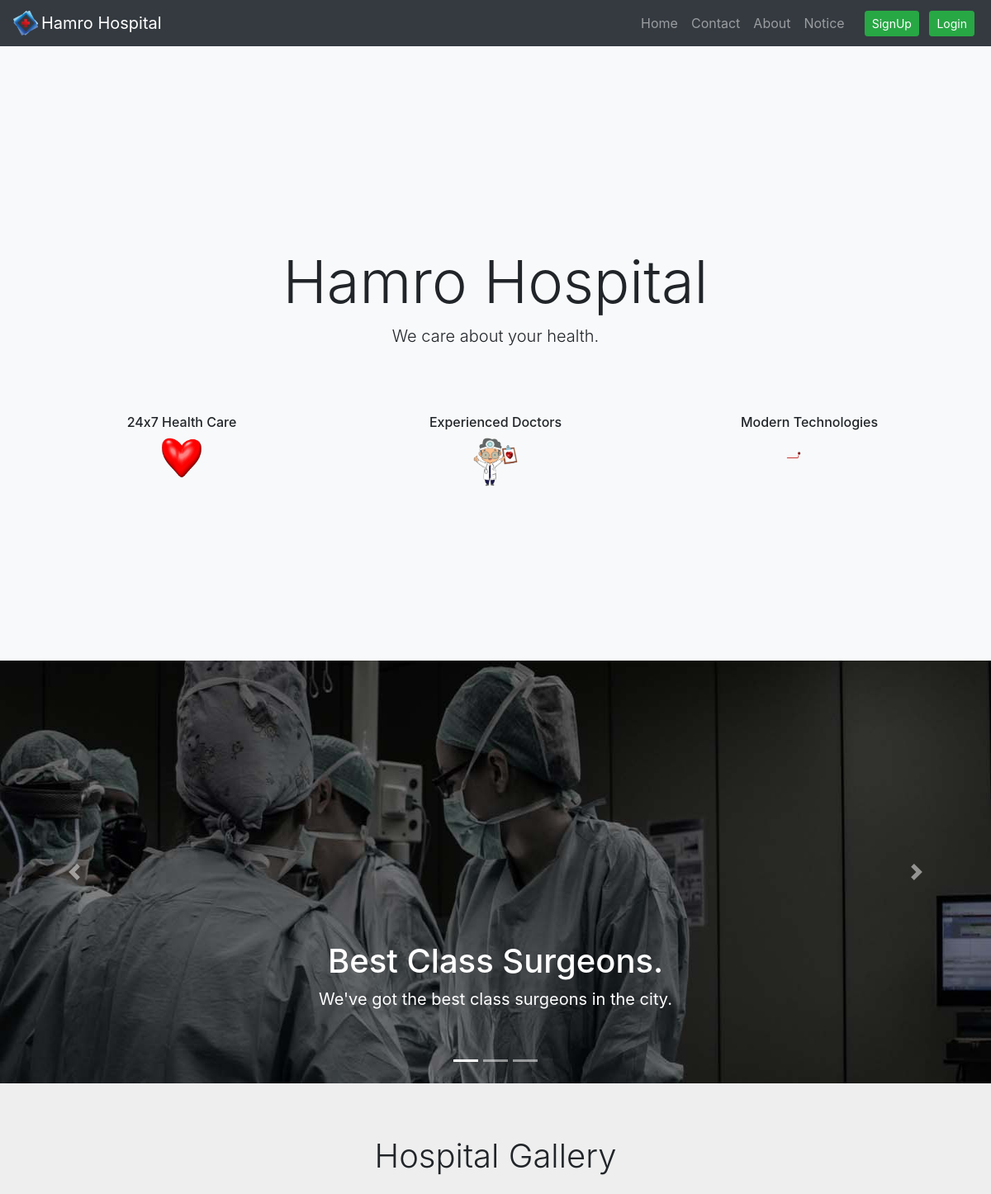
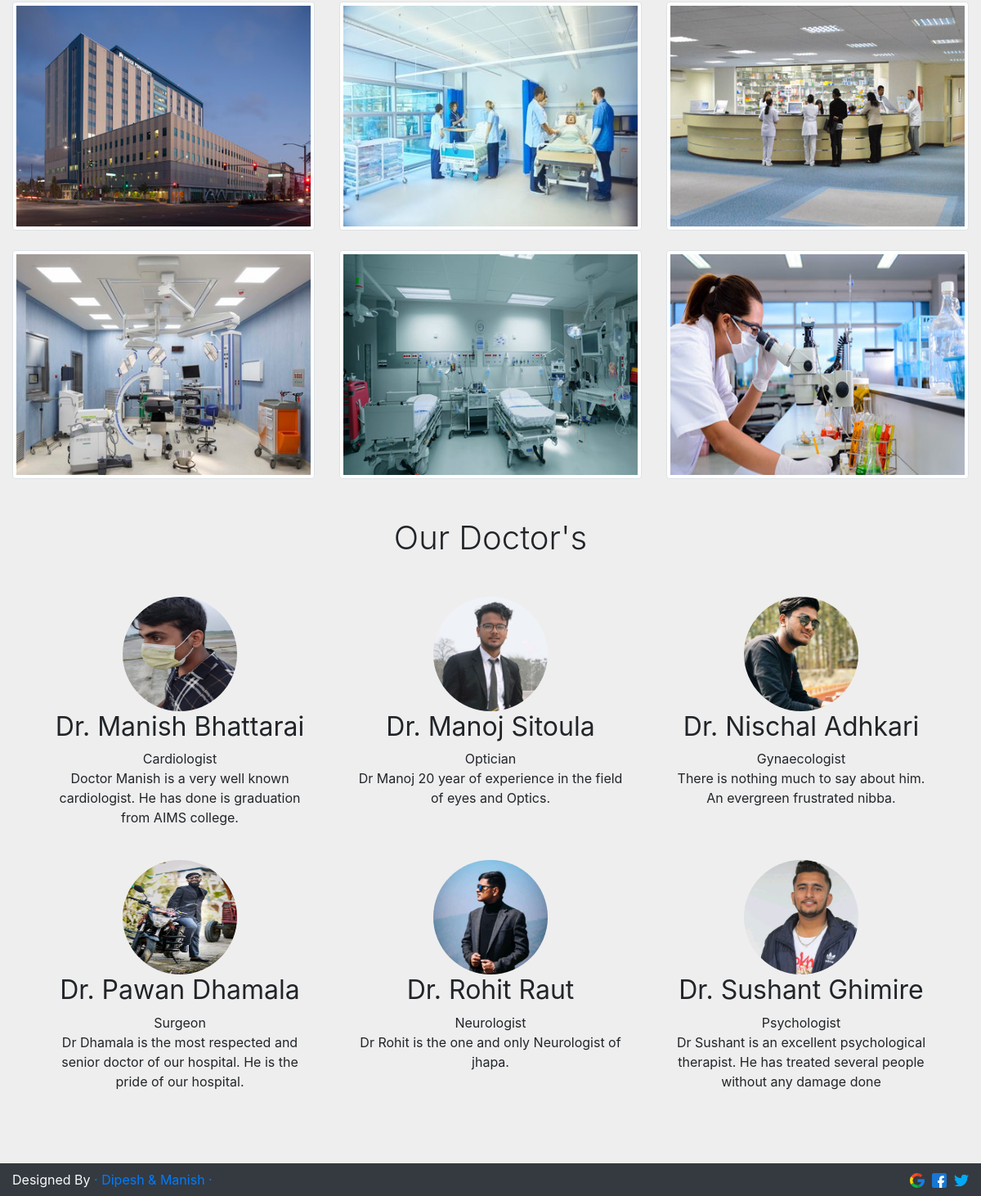
The page / on the database its author committed (2 pictures, top to bottom).
### tables this page shows
CREATE TABLE `doctor` (
  `did` int(11) NOT NULL,
  `dname` varchar(25) NOT NULL,
  `demail` varchar(35) NOT NULL,
  `dpassword` varchar(35) NOT NULL,
  `dphone` varchar(10) NOT NULL,
  `dspeciality` varchar(20) NOT NULL,
  `ddescription` varchar(1024) NOT NULL,
  `daddress` varchar(40) NOT NULL,
  `dimage` varchar(1024) NOT NULL,
  `dstatus` int(1) NOT NULL DEFAULT 1 COMMENT '0->Unavailable & 1->Available'
);

### index.php (called while the page is built, shortened)
<?php
require "./views/shared/links.php";
if (empty($_GET["url"])) {
   $url = "Dashboard/Index";
} else {
   $url = $_GET["url"];
}
$url = explode('/', $url);
$method = $url[1];
$obj = new $controller();
$obj->$method();

### controllers/DashBoardController.php (called while the page is built, shortened)
<?php
class DashBoardController
{
    public $doc;
    function __construct()
    {
        require 'services/loader.php';
        require 'models/DbModel.php';
        $this->DashBoardObj = new DbModel();
        $this->doc = $this->DashBoardObj->getDoctorDetails();
    }
    function index()
    {
        $docDetails = $this->doc;
        require 'views/DashBoard/index.php';
    }
}

### services/config.php (called while the page is built)
<?php
  class Config{
  	  public static function getConnection(){
  	  	$conn=new mysqli("localhost","root","","pms");
  	  	return $conn;
  	  }
  }
?>

### models/DbModel.php (called while the page is built, shortened)
<?php
class DbModel
{
    private $conn;
    function __construct()
    {
        require 'services/Config.php';
        $this->conn = Config::getConnection();
    }
    public function getDoctorDetails()
    {
        $sql = "SELECT dname,dspeciality,ddescription,dimage FROM doctor WHERE dstatus='1' ORDER BY dname ASC ";
        $result = $this->conn->query($sql);
        if ($result) {
            return $result;
        } else {
            return false;
        }
    }
}

### views/DashBoard/index.php (the view, shortened to what this page needs)
<!DOCTYPE html>
<html lang="en">
<head>
    <link href="/hospital/libraries/css/index.css" rel="stylesheet" />
</head>
<body>
    <?php
    require_once './views/shared/header.php';
    ?>
    <main role="main">
        <div id="mybg" class="container-fluid d-flex flex-column justify-content-center vh-100 align-items-center bg-light">
            <div class="jumbotron jumbotron-fluid bg-transparent mb-0 mt-2">
                <div class="container text-center">
                    <h1 id="hh" class="display-3 mt-3 myhh">Hamro Hospital</h1>
                    <p class="lead display-5">We care about your health.</p>
                </div>
            </div>
            <div id="servicesRow" class="container-fluid row flex-row justify-content-center text-center">
                <div class="col-md-4 jumbotronblock">
                    <h6>24x7 Health Care</h6>
                    <img src="./images/icons/theart.gif" />
                </div>
                <div class="col-md-4 jumbotronblock">
                    <h6>Experienced Doctors</h6>
                    <img src="./images/icons/tdoc.gif" />
                </div>
                <div class="col-md-4 jumbotronblock">
                    <h6>Modern Technologies</h6>
                    <img class="mt-3" src="./images/icons/tline.gif" />
                </div>
            </div>
        </div>
        <div id="myCarousel" class="carousel slide carousel-fade" data-ride="carousel">
            <ol class="carousel-indicators">
                <li data-target="#myCarousel" data-slide-to="0" class="active"></li>
                <li data-target="#myCarousel" data-slide-to="1"></li>
                <li data-target="#myCarousel" data-slide-to="2"></li>
            </ol>
            <div class="carousel-inner">
                <div class="carousel-item active">
                    <img class="bd-placeholder-img" width="100%" height="100%" src="./images/carousel/1.jpg" />
                    <div class="container">
                        <div class="carousel-caption text-center">
                            <h1>Best Class Surgeons.</h1>
                            <p>We've got the best class surgeons in the city.</p>
                        </div>
                    </div>
                </div>
            </div>
            <a class="carousel-control-prev" href="#myCarousel" role="button" data-slide="prev">
                <span class="carousel-control-prev-icon" aria-hidden="true"></span>
            </a>
            <a class="carousel-control-next" href="#myCarousel" role="button" data-slide="next">
                <span class="carousel-control-next-icon" aria-hidden="true"></span>
            </a>
        </div>
        <div class="container-fluid">
            <h1 class="font-weight-light text-center mt-4 mb-4">
                Hospital Gallery
            </h1>
            <div class="row text-center text-lg-left">
                <div class="col-lg-4 col-md-4 col-6">
                    <span class="d-block mb-4 h-100">
                        <img class="img-fluid img-thumbnail galleryimg" src="./images/gallery/0.jpg" alt="" />
                    </span>
                </div>
                <div class="col-lg-4 col-md-4 col-6">
                    <span class="d-block mb-4 h-100">
                        <img class="img-fluid img-thumbnail galleryimg" src="./images/gallery/1.jpg" alt="" />
                    </span>
                </div>
                <div class="col-lg-4 col-md-4 col-6">
                    <span class="d-block mb-4 h-100">
                        <img class="img-fluid img-thumbnail galleryimg" src="./images/gallery/2.jpg" alt="" />
                    </span>
                </div>
                <div class="col-lg-4 col-md-4 col-6">
                    <span class="d-block mb-4 h-100">
                        <img class="img-fluid img-thumbnail galleryimg" src="./images/gallery/3.jpg" alt="" />
                    </span>
                </div>
                <div class="col-lg-4 col-md-4 col-6">
                    <span class="d-block mb-4 h-100">
                        <img class="img-fluid img-thumbnail galleryimg" src="./images/gallery/4.jpg" alt="" />
                    </span>
                </div>
                <div class="col-lg-4 col-md-4 col-6">
                    <span class="d-block mb-4 h-100">
                        <img class="img-fluid img-thumbnail galleryimg" src="./images/gallery/5.jpg" alt="" />
                    </span>
                </div>
            </div>
        </div>
        <div class="container mycontainer">
            <h1 class="font-weight-light text-center mt-4 mb-3">Our Doctor's</h1>
            <div class="row my-md-5">
                <?php
                foreach ($docDetails as $row) {
                ?>
                    <div class="col-lg-4 mydocs">
                        <img class="bd-placeholder-img rounded-circle" width="140" height="140" src="<?php echo $row['dimage']; ?>" />
                        <rect width="100%" height="100%" fill="#777" />
                        <h2><?php echo "Dr. " . $row['dname']; ?></h2>
                        <span><?php echo $row['dspeciality']; ?></span>
                        <p>
                            <?php echo $row['ddescription']; ?>
                        </p>
                    </div>
                <?php } ?>
            </div>
        </div>
    </main>
    <?php
    require_once './views/shared/footer.php';
    ?>
</body>
</html>

### views/shared/links.php (shortened to what this page needs)
<link rel="stylesheet" href="/hospital/libraries/bootstrap/css/bootstrap.min.css" />

### services/loader.php (shortened to what this page needs)
<body>
</body>

### views/shared/header.php (shortened to what this page needs)
<header>
    <nav class="navbar navbar-expand-md navbar-dark fixed-top bg-dark">
        <a class="navbar-brand" href="#">
            <img src="images/icons/logo.png" width="30" height="30" class="d-inline-block align-top mr-1" alt="" />Hamro
            Hospital</a>
        <div class="collapse navbar-collapse" id="navbarCollapse">
            <ul class="navbar-nav ml-auto">
                <li class="nav-item">
                    <a class="nav-link" href="/hospital">Home</a>
                </li>
                <li class="nav-item">
                    <a class="nav-link" href="/hospital/DashBoard/Contact">Contact</a>
                </li>
                <li class="nav-item">
                    <a class="nav-link" href="/hospital/DashBoard/About">About</a>
                </li>
                <li class="nav-item">
                    <a class="nav-link" href="/hospital/DashBoard/Notice">Notice</a>
                </li>
            </ul>
            <span class="mt-2 mt-md-0 ml-md-3 mb-sm-0">
                <button class="btn btn-success btn-sm my-md-1 mr-1 my-0" data-toggle="modal" data-target="#mysignup">
                    SignUp
                </button>
                <button class="btn btn-success btn-sm my-md-1 mx-1 my-0" data-toggle="modal" data-target="#mylogin">
                    Login
                </button>
            </span>
        </div>
    </nav>
</header>

### views/shared/footer.php (shortened to what this page needs)
<footer class="container-fluid bg-dark text-light d-flex justify-content-between py-2">
    <span>
        Designed By
        <a href="Dashboard/about" style="text-decoration: none">&middot; Dipesh & Manish &middot;
        </a></span>
    <span class="footerspan">
        <img class="footerimg" width="18" height="18" src="images/icons/google.png" alt="" />&nbsp;
        <img class="footerimg" width="18" height="18" src="images/icons/fb.png" alt="" />&nbsp;
        <img class="footerimg" width="18" height="18" src="images/icons/twitter.png" alt="" />
    </span>
</footer>

### libraries/css/index.css (style rules this page uses)
#mybg { background: url("/hospital/images/icons/bg.png"); background-position: center; background-size: contain; background-repeat: no-repeat; background-attachment: fixed; }
.bd-placeholder-img { font-size: 1.125rem; text-anchor: middle; -webkit-user-select: none; -moz-user-select: none; -ms-user-select: none; user-select: none; }
#servicesRow img { width: 3.5rem; }
.jumbotron { -webkit-animation: slideup 2s; animation: slideup 2s; }
#servicesRow div { -webkit-animation: slideup 2s; animation: slideup 2s; -webkit-animation-play-state: running; animation-play-state: running; }
.carousel { margin-bottom: 4rem; }
.carousel-caption { bottom: 3rem; z-index: 10; }
.carousel-item { height: 32rem; }
.carousel-item > img { position: absolute; top: 0; left: 0; min-width: 100%; height: 32rem; }
.mycontainer .col-lg-4 { margin-bottom: 1.5rem; text-align: center; }
.mycontainer h2 { font-weight: 400; }
.mycontainer .col-lg-4 p { margin-right: 0.75rem; margin-left: 0.75rem; }
footer { margin-top: 1rem; display: -webkit-box; display: -ms-flexbox; display: flex; height: 2.5rem; -webkit-box-align: center; -ms-flex-align: center; align-items: center; }
.footerimg { cursor: not-allowed; }
.galleryimg { -webkit-transition: 0.2s; transition: 0.2s; }
@media (min-width: 40em) { .carousel-caption p { margin-bottom: 1.25rem; font-size: 1.25rem; line-height: 1.4; } }

### services/loader.php (style rules this page uses)
body { margin: 0; padding: 0; width: 100%; height: 100vh; background-color: #eee; }

### rows shown on the page
doctor: dimage (picture), dname "Manish Bhattarai", dspeciality "Cardiologist", ddescription "Doctor Manish is a very well known cardiologist. He has done is graduation from AIMS college."
doctor: dimage (picture), dname "Manoj Sitoula", dspeciality "Optician", ddescription "Dr Manoj 20 year of experience in the field of eyes and Optics."
doctor: dimage (picture), dname "Nischal Adhkari", dspeciality "Gynaecologist", ddescription "There is nothing much to say about him. An evergreen frustrated nibba."
doctor: dimage (picture), dname "Pawan Dhamala", dspeciality "Surgeon", ddescription "Dr Dhamala is the most respected and senior doctor of our hospital. He is the pride of our hospital."
doctor: dimage (picture), dname "Rohit Raut", dspeciality "Neurologist", ddescription "Dr Rohit is the one and only Neurologist of jhapa."
doctor: dimage (picture), dname "Sushant Ghimire", dspeciality "Psychologist", ddescription "Dr Sushant is an excellent psychological therapist. He has treated several people without any damage done"
